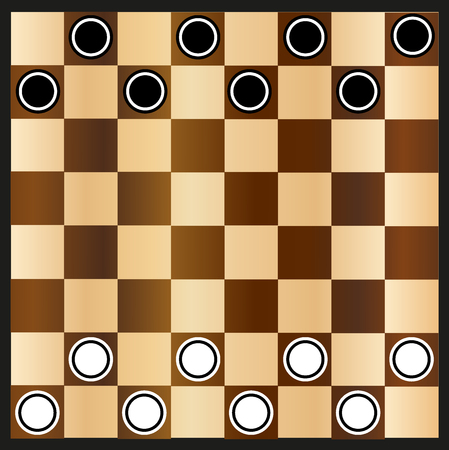
#> input picture HW1_20192403/board1.jpg, 449 x 450 px
$ python hw1_4.py board1.jpg
#> lines starting #> are read from the running program, lines starting #| are printed output that depends on the picture; after the words box and inside, x2 and y2 are one past the last pixel; in counts of white or black regions, pixels touching at a corner belong together
### HW1_20192403/hw1_3.py
import cv2 as cv
import numpy as np
import math
import sys

# [13 lines left out: function load_image, not called in this run]

def apply_contrast(image, alpha):
    return cv.convertScaleAbs(image, alpha=1 + alpha, beta=-70 * alpha)

def detect_edges(src, canny_low, canny_high):
    return cv.Canny(src, canny_low, canny_high)

def classify_four_points(points):
    top_left = min(points, key=lambda point: point[0] + point[1])
    top_right = max(points, key=lambda point: point[0] - point[1])
    bottom_left = min(points, key=lambda point: point[0] - point[1])
    bottom_right = max(points, key=lambda point: point[0] + point[1])
    return top_left, top_right, bottom_right, bottom_left

def hough_transform(src, hough_threshold, hough_min_len, hough_min_gap):
    lines = cv.HoughLinesP(src, 1, math.pi / 180, hough_threshold, minLineLength=hough_min_len, maxLineGap=hough_min_gap)
    return lines

def warp_perspective(src, src_pts, width, height):
    pers_mat = cv.getPerspectiveTransform(np.array(src_pts).astype(np.float32), np.array([[0, 0], [width-1, 0], [width-1, height-1], [0, height-1]]).astype(np.float32))
    result = cv.warpPerspective(src, pers_mat, (width, height))
    return result

def auto_perspecive(src, canny_low, canny_high, hough_threshold, hough_min_len, hough_min_gap, alpha):
    # 화소 처리
    contrast = apply_contrast(src, alpha)

    # 꼭직점 검출
    edge = detect_edges(contrast, canny_low, canny_high)

    # Hough 변환
    lines = hough_transform(edge, hough_threshold, hough_min_len, hough_min_gap)

    dst = cv.cvtColor(edge, cv.COLOR_GRAY2BGR)

    points = []
    if lines is not None:
        for i in range(lines.shape[0]):
            pt1 = (lines[i][0][0], lines[i][0][1])
            pt2 = (lines[i][0][2], lines[i][0][3])
            points.append(pt1)
            points.append(pt2)

    top_left, top_right, bottom_right, bottom_left = classify_four_points(points)

    src_pts = [top_left, top_right, bottom_right, bottom_left]

    # 투시 변환
    w, h = 600, 600
    result = warp_perspective(src, src_pts, w, h)

    return result

# [11 lines that do not run on import are left out]

### HW1_20192403/hw1_4.py
import cv2 as cv
import numpy as np
import sys
import hw1_3

def hough_circles(file_path):
#> called with file_path = 'board1.jpg'
    black_circle = 0
    white_circle = 0
    median_bright = 0
    src = cv.imread(file_path, cv.IMREAD_GRAYSCALE)
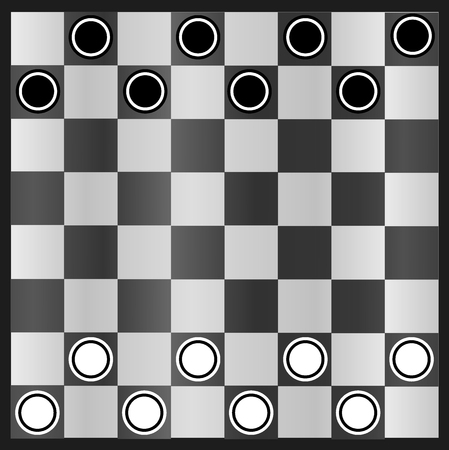
#> src: shape (450, 449); min 0, max 255, mean 135.4
    if src is None:
        print("이미지를 불러올 수 없습니다.")
        exit()

    padding_size = 7
    src = cv.copyMakeBorder(src, padding_size, padding_size, padding_size, padding_size, cv.BORDER_CONSTANT, value=(255, 255, 255))
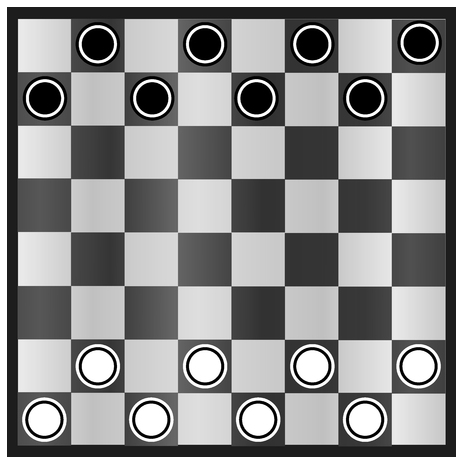
#> src: shape (464, 463); min 0, max 255, mean 142.5

    src = hw1_3.auto_perspecive(src, 51, 176, 90, 79, 13, 1.0)
#> in apply_contrast, `return cv.convertScaleAbs(image, alpha=1 + alpha, beta=-70 * alpha)`:
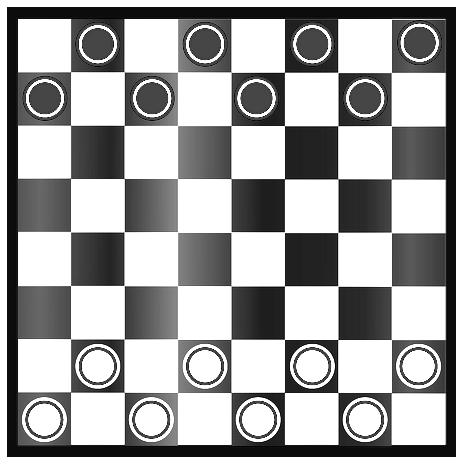
#> returned value: shape (464, 463); min 0, max 255, mean 164.4
#> in detect_edges, `return cv.Canny(src, canny_low, canny_high)`:
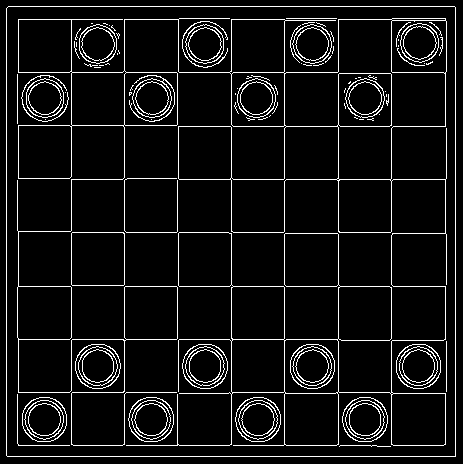
#> returned value: shape (464, 463); 7.3% white in thin lines or dots
#> in hough_transform, `lines = cv.HoughLinesP(src, 1, math.pi / 180, hough_threshold, minLine..`: lines = 23 rows, first 6: [455, 456, 455, 7], [7, 456, 454, 456], [8, 6, 454, 6], [6, 455, 6, 8], [391, 444, 391, 19], [124, 444, 124, 19]
#> in auto_perspecive, `dst = cv.cvtColor(edge, cv.COLOR_GRAY2BGR)`: dst: shape (464, 463, 3); 7.3% white in thin lines or dots
#> the loop in auto_perspecive, `for i in range(lines.shape[0]):` made 23 passes
#> (pt1, pt2) on passes 1 to 12: ((455, 456), (455, 7)), ((7, 456), (454, 456)), ((8, 6), (454, 6)), ((6, 455), (6, 8)), ((391, 444), (391, 19)), ((124, 444), (124, 19)), ((71, 444), (71, 19)), ((231, 444), (231, 19)), ((18, 72), (337, 72)), ((284, 444), (284, 19)), ((338, 444), (338, 19)), ((18, 445), (376, 445))
#> after the loop in auto_perspecive, `for i in range(lines.shape[0]):`: points = 46 pairs, first value 6 to 455, second value 6 to 456
#> in classify_four_points, `top_left = min(points, key=lambda point: point[0] + point[1])`: top_left = (8, 6)
#> in classify_four_points, `top_right = max(points, key=lambda point: point[0] - point[1])`: top_right = (455, 7)
#> in classify_four_points, `bottom_left = min(points, key=lambda point: point[0] - point[1])`: bottom_left = (7, 456)
#> in classify_four_points, `bottom_right = max(points, key=lambda point: point[0] + point[1])`: bottom_right = (455, 456)
#> in auto_perspecive, `top_left, top_right, bottom_right, bottom_left = classify_four_points(..`: top_left = (8, 6); top_right = (455, 7); bottom_right = (455, 456); bottom_left = (7, 456)
#> in auto_perspecive, `src_pts = [top_left, top_right, bottom_right, bottom_left]`: src_pts = [(8, 6), (455, 7), (455, 456), (7, 456)]
#> in warp_perspective, `pers_mat = cv.getPerspectiveTransform(np.array(src_pts).astype(np.floa..`: pers_mat = [[1.34, 0.00297, -10.71], [-0.00298, 1.33, -7.98], [-4.98e-06, 4.96e-06, 1]]
#> in warp_perspective, `result = cv.warpPerspective(src, pers_mat, (width, height))`:
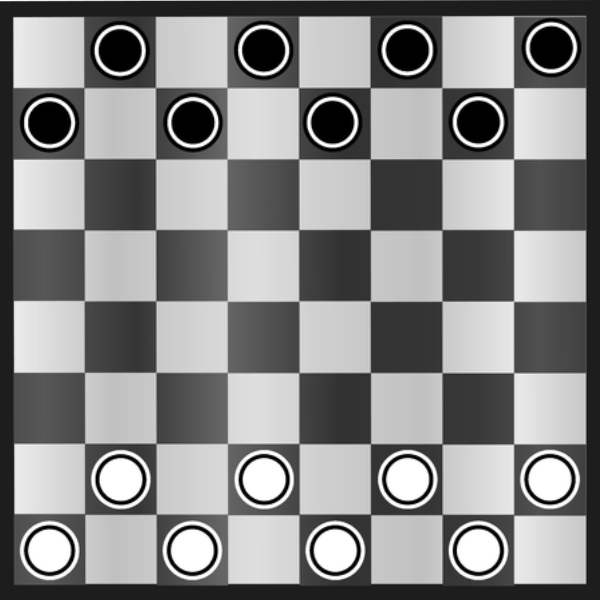
#> result: shape (600, 600); min 0, max 255, mean 135.7
    # 이미지 크기 조정
    src = cv.resize(src, (600, 600))

    noise = np.zeros(src.shape, np.int32)
    cv.randn(noise, 0,5)
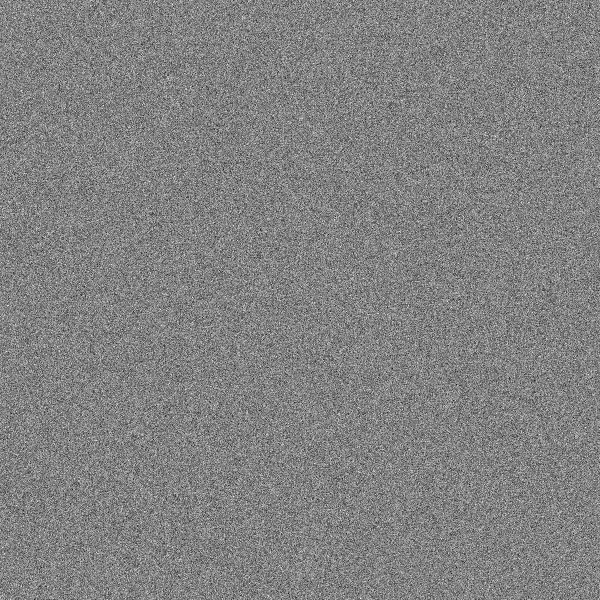
#> noise: shape (600, 600) int32; min -24, max 23, mean 0; drawn with min black and max white
    cv.add(src, noise, src, dtype=cv.CV_8UC1)
#> src: shape (600, 600)

    # Bilateral 필터로 잡음 제거
    blurred = cv.bilateralFilter(src, -1 , 10, 5)

    # 중앙값 필터로 추가적인 잡음 제거
    median_filtered = cv.medianBlur(blurred, 5)  # 5x5 크기의 필터 사용 (크기 조절 가능)

    circles = cv.HoughCircles(median_filtered, cv.HOUGH_GRADIENT, 1, 50, param1=140, param2=12, minRadius= 0, maxRadius= 30)
#> circles = 20 rows, first 8: [192.5, 122.5, 29.4], [263.5, 49.5, 29.4], [477.5, 121.5, 29.4], [263.5, 478.5, 29.4], [48.5, 122.5, 29.4], [119.5, 49.5, 29.4], [49.5, 550.5, 25.2], [549.5, 479.5, 29.4]

    dst = cv.cvtColor(src, cv.COLOR_GRAY2BGR)
#> dst: shape (600, 600, 3)

    if circles is not None:
        circles = np.uint16(np.around(circles))  # 소수점 좌표를 정수로 변환
#> circles = 20 rows, first 8: [192, 122, 29], [264, 50, 29], [478, 122, 29], [264, 478, 29], [48, 122, 29], [120, 50, 29], [50, 550, 25], [550, 480, 29]
        for i in circles[0, :]:
            cx, cy, radius = i
            cv.circle(dst, (cx, cy), radius, (0, 0, 255), 2, cv.LINE_AA)
            median_bright += median_filtered[cy,cx]
#> this loop made 20 passes
#> (cx, cy, radius, median_bright) on passes 1 to 12: (192, 122, 29, 1), (264, 50, 29, 3), (478, 122, 29, 5), (264, 478, 29, 258), (48, 122, 29, 260), (120, 50, 29, 262), (50, 550, 25, 515), (550, 480, 29, 768), (408, 480, 29, 1021), (192, 550, 25, 1274), (550, 48, 25, 1276), (120, 478, 29, 1529)
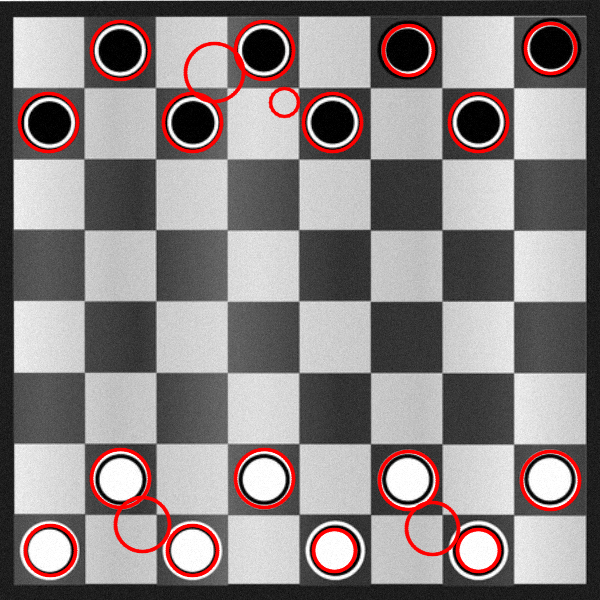
#> dst: shape (600, 600, 3); mean B, G, R 131.9, 131.9, 140.4
#> after the loop, median_bright = 2860
        median_bright /= circles.shape[1]
#> median_bright = 143

    if circles is None:
        print("원이 존재하지 않습니다.")
        return

    for i in range(circles.shape[1]):
        cx, cy, radius = circles[0][i]

        if (median_filtered[cy ,cx] / median_bright) >= 1:
            white_circle += 1
        else:
            black_circle += 1
#> this loop made 20 passes
#> (cx, cy, radius) on passes 1 to 12: (192, 122, 29), (264, 50, 29), (478, 122, 29), (264, 478, 29), (48, 122, 29), (120, 50, 29), (50, 550, 25), (550, 480, 29), (408, 480, 29), (192, 550, 25), (550, 48, 25), (120, 478, 29)
#> after the loop, black_circle = 8; white_circle = 12

    print('w:' + str(white_circle) + ' b:' + str(black_circle))
#| w:12 b:8

    cv.imshow('Circles', dst)
    cv.waitKey()
    cv.destroyAllWindows()

if __name__ == "__main__":
    if len(sys.argv) != 2:
        print("사용법: python hw1_4.py <이미지 파일 경로>")
    else:
        file_path = sys.argv[1]
        hough_circles(file_path)

$ run again, on HW1_20192403/board3.png
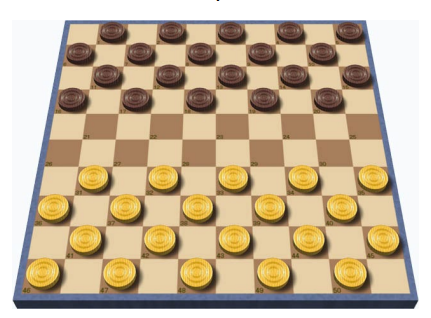
#> input picture HW1_20192403/board3.png, 431 x 318 px
#> in detect_edges, `return cv.Canny(src, canny_low, canny_high)`:
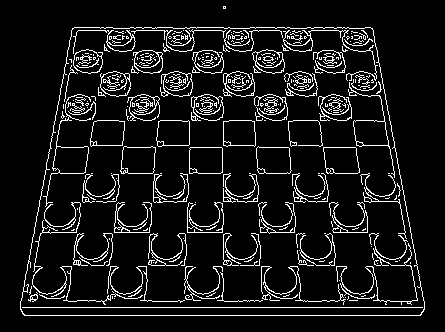
#> returned value: shape (332, 445); 9% white in thin lines or dots, all inside (x1, y1, x2, y2) = (20, 6, 425, 316)
#> in hough_transform, `lines = cv.HoughLinesP(src, 1, math.pi / 180, hough_threshold, minLine..`: lines = 26 rows, first 6: [20, 307, 424, 307], [24, 315, 420, 315], [55, 120, 389, 120], [71, 30, 373, 30], [130, 27, 229, 27], [67, 50, 377, 50]
#> the loop in auto_perspecive, `for i in range(lines.shape[0]):` made 26 passes
#> after the loop in auto_perspecive, `for i in range(lines.shape[0]):`: points = 52 pairs, first value 20 to 424, second value 27 to 315
#> in classify_four_points, `top_left = min(points, key=lambda point: point[0] + point[1])`: top_left = (71, 30)
#> in classify_four_points, `top_right = max(points, key=lambda point: point[0] - point[1])`: top_right = (372, 28)
#> in classify_four_points, `bottom_left = min(points, key=lambda point: point[0] - point[1])`: bottom_left = (24, 315)
#> in classify_four_points, `bottom_right = max(points, key=lambda point: point[0] + point[1])`: bottom_right = (420, 315)
#> in auto_perspecive, `top_left, top_right, bottom_right, bottom_left = classify_four_points(..`: top_left = (71, 30); top_right = (372, 28); bottom_right = (420, 315); bottom_left = (24, 315)
#> src_pts = [(71, 30), (372, 28), (420, 315), (24, 315)]
#> pers_mat = [[2.08, 0.343, -158], [0.019, 2.87, -87.35], [3.18e-05, 0.00115, 1]]
#> in hough_circles, `circles = cv.HoughCircles(median_filtered, cv.HOUGH_GRADIENT, 1, 50, p..`: circles = 41 rows, first 8: [331.5, 363.5, 24.6], [212.5, 363.5, 24.6], [271.5, 538.5, 25.4], [450.5, 363.5, 24.6], [511.5, 538.5, 25.4], [569.5, 481.5, 24.6], [96.5, 19.5, 23.6], [150.5, 538.5, 24.9]
#> in hough_circles, `circles = np.uint16(np.around(circles))`: circles = 41 rows, first 8: [332, 364, 25], [212, 364, 25], [272, 538, 25], [450, 364, 25], [512, 538, 25], [570, 482, 25], [96, 20, 24], [150, 538, 25]
#> the loop in hough_circles, `for i in circles[0, :]:` made 41 passes
#> (cx, cy, radius, median_bright) on passes 1 to 8: (332, 364, 25, 202), (212, 364, 25, 404), (272, 538, 25, 605), (450, 364, 25, 807), (512, 538, 25, 1009), (570, 482, 25, 1210), (96, 20, 24, 1294), (150, 538, 25, 1496)
#> after the loop in hough_circles, `for i in circles[0, :]:`:
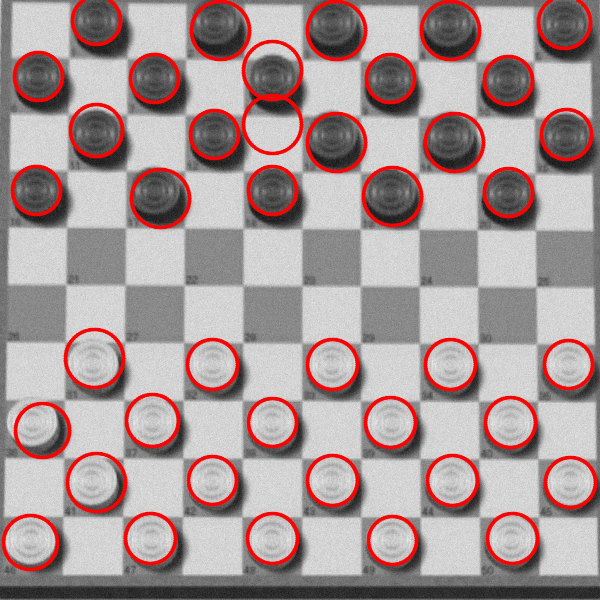
#> dst: shape (600, 600, 3); mean B, G, R 151.7, 151.7, 169.1
#> after the loop in hough_circles, `for i in circles[0, :]:`: median_bright = 5858
#> in hough_circles, `median_bright /= circles.shape[1]`: median_bright = 142.9
#> the loop in hough_circles, `for i in range(circles.shape[1]):` made 41 passes
#> after the loop in hough_circles, `for i in range(circles.shape[1]):`: black_circle = 20; white_circle = 21
#| w:21 b:20

$ run again, on HW1_20192403/board4.png
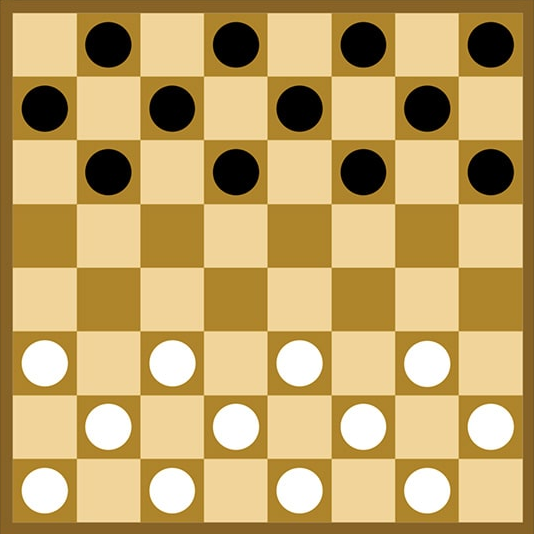
#> input picture HW1_20192403/board4.png, 534 x 534 px
#> in detect_edges, `return cv.Canny(src, canny_low, canny_high)`:
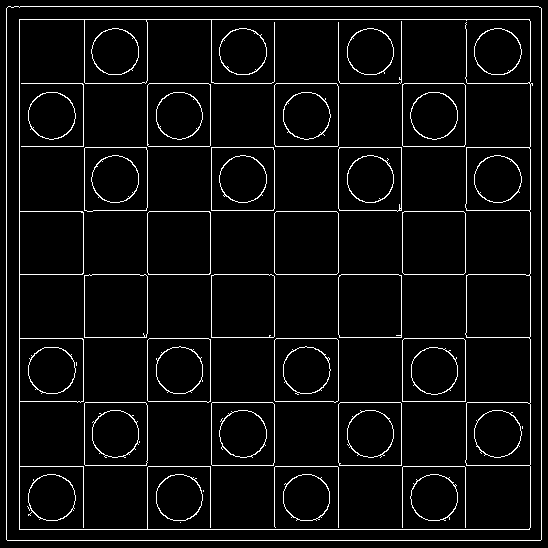
#> returned value: shape (548, 548); 5.1% white in thin lines or dots
#> in hough_transform, `lines = cv.HoughLinesP(src, 1, math.pi / 180, hough_threshold, minLine..`: lines = 13 rows, first 6: [6, 539, 6, 8], [274, 540, 274, 6], [19, 83, 541, 83], [147, 540, 147, 6], [338, 540, 338, 6], [8, 6, 538, 6]
#> the loop in auto_perspecive, `for i in range(lines.shape[0]):` made 13 passes
#> after the loop in auto_perspecive, `for i in range(lines.shape[0]):`: points = 26 pairs, first value 6 to 541, second value 6 to 540
#> in classify_four_points, `top_left = min(points, key=lambda point: point[0] + point[1])`: top_left = (6, 8)
#> in classify_four_points, `top_right = max(points, key=lambda point: point[0] - point[1])`: top_right = (541, 8)
#> in classify_four_points, `bottom_left = min(points, key=lambda point: point[0] - point[1])`: bottom_left = (6, 539)
#> in classify_four_points, `bottom_right = max(points, key=lambda point: point[0] + point[1])`: bottom_right = (541, 539)
#> in auto_perspecive, `top_left, top_right, bottom_right, bottom_left = classify_four_points(..`: top_left = (6, 8); top_right = (541, 8); bottom_right = (541, 539); bottom_left = (6, 539)
#> src_pts = [(6, 8), (541, 8), (541, 539), (6, 539)]
#> pers_mat = [[1.12, 7.39e-20, -6.72], [0, 1.13, -9.02], [-1.11e-20, 0, 1]]
#> in hough_circles, `circles = cv.HoughCircles(median_filtered, cv.HOUGH_GRADIENT, 1, 50, p..`: circles = 24 rows, first 8: [478.5, 551.5, 25.2], [407.5, 479.5, 25.2], [50.5, 120.5, 25.4], [121.5, 479.5, 25.4], [336.5, 551.5, 25.4], [50.5, 407.5, 25.4], [335.5, 120.5, 25.4], [549.5, 479.5, 25.4]
#> in hough_circles, `circles = np.uint16(np.around(circles))`: circles = 24 rows, first 8: [478, 552, 25], [408, 480, 25], [50, 120, 25], [122, 480, 25], [336, 552, 25], [50, 408, 25], [336, 120, 25], [550, 480, 25]
#> the loop in hough_circles, `for i in circles[0, :]:` made 24 passes
#> (cx, cy, radius, median_bright) on passes 1 to 8: (478, 552, 25, 253), (408, 480, 25, 506), (50, 120, 25, 508), (122, 480, 25, 761), (336, 552, 25, 1014), (50, 408, 25, 1267), (336, 120, 25, 1268), (550, 480, 25, 1521)
#> after the loop in hough_circles, `for i in circles[0, :]:`:
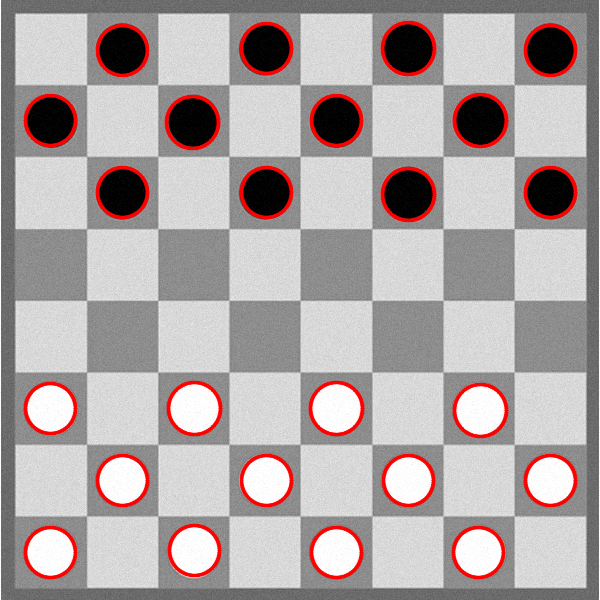
#> dst: shape (600, 600, 3); mean B, G, R 165.3, 165.3, 175.5
#> after the loop in hough_circles, `for i in circles[0, :]:`: median_bright = 3058
#> in hough_circles, `median_bright /= circles.shape[1]`: median_bright = 127.4
#> the loop in hough_circles, `for i in range(circles.shape[1]):` made 24 passes
#> after the loop in hough_circles, `for i in range(circles.shape[1]):`: black_circle = 12
#| w:12 b:12

$ run again, on HW1_20192403/board5.png
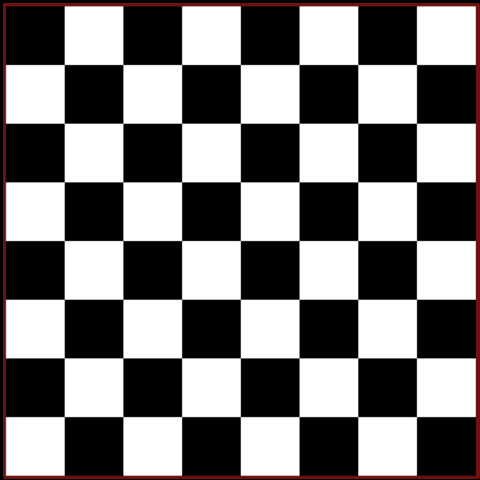
#> input picture HW1_20192403/board5.png, 480 x 480 px
#> in hough_transform, `lines = cv.HoughLinesP(src, 1, math.pi / 180, hough_threshold, minLine..`: lines = 14 rows, first 6: [7, 486, 486, 486], [6, 12, 486, 12], [6, 485, 6, 8], [71, 482, 71, 6], [8, 6, 485, 6], [486, 485, 486, 7]
#> the loop in auto_perspecive, `for i in range(lines.shape[0]):` made 14 passes
#> after the loop in auto_perspecive, `for i in range(lines.shape[0]):`: points = 28 pairs, first value 6 to 486, second value 6 to 486
#> in classify_four_points, `top_left = min(points, key=lambda point: point[0] + point[1])`: top_left = (6, 8)
#> in classify_four_points, `top_right = max(points, key=lambda point: point[0] - point[1])`: top_right = (485, 6)
#> in classify_four_points, `bottom_left = min(points, key=lambda point: point[0] - point[1])`: bottom_left = (7, 486)
#> in classify_four_points, `bottom_right = max(points, key=lambda point: point[0] + point[1])`: bottom_right = (486, 486)
#> in auto_perspecive, `top_left, top_right, bottom_right, bottom_left = classify_four_points(..`: top_left = (6, 8); top_right = (485, 6); bottom_right = (486, 486); bottom_left = (7, 486)
#> src_pts = [(6, 8), (485, 6), (486, 486), (7, 486)]
#> pers_mat = [[1.26, -0.00263, -7.51], [0.00523, 1.25, -10.06], [8.74e-06, -3.65e-08, 1]]
#> in hough_circles, `circles = cv.HoughCircles(median_filtered, cv.HOUGH_GRADIENT, 1, 50, p..`: circles = [[11.5, 589.5, 8.4], [14.5, 11.5, 6.9]]
#> in hough_circles, `circles = np.uint16(np.around(circles))`: circles = [[12, 590, 8], [14, 12, 7]]
#> the loop in hough_circles, `for i in circles[0, :]:` made 2 passes
#> (cx, cy, radius, median_bright) on passes 1 to 2: (12, 590, 8, 253), (14, 12, 7, 255)
#> after the loop in hough_circles, `for i in circles[0, :]:`:
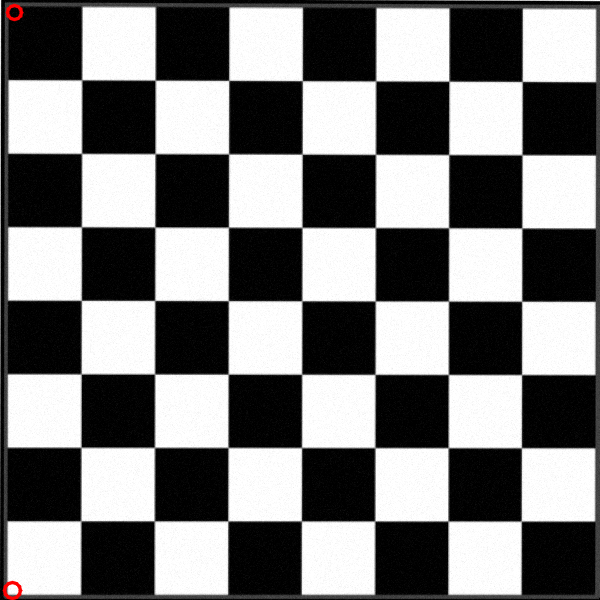
#> dst: shape (600, 600, 3); mean B, G, R 124.3, 124.3, 124.5
#> after the loop in hough_circles, `for i in circles[0, :]:`: median_bright = 255
#> in hough_circles, `median_bright /= circles.shape[1]`: median_bright = 127.5
#> the loop in hough_circles, `for i in range(circles.shape[1]):` made 2 passes
#> after the loop in hough_circles, `for i in range(circles.shape[1]):`: black_circle = 1
#| w:1 b:1
